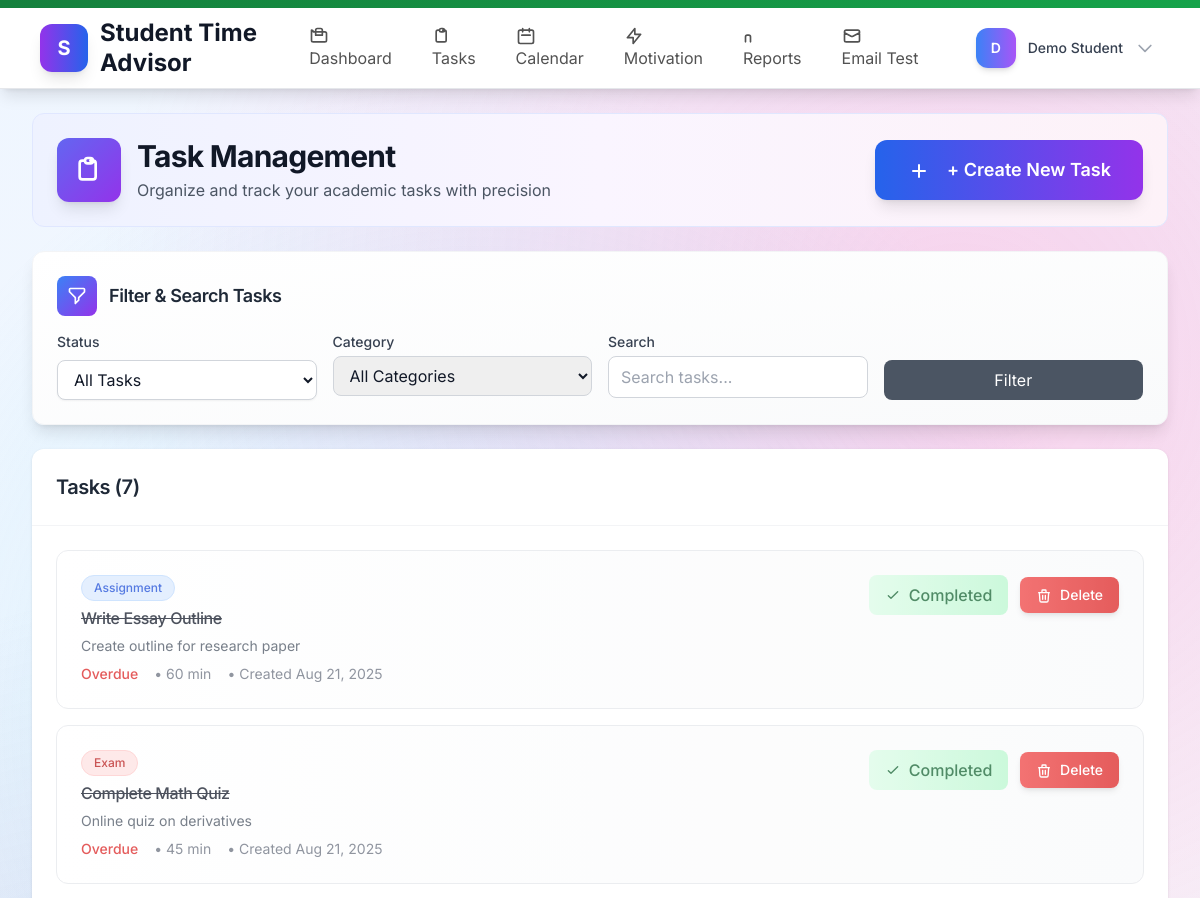
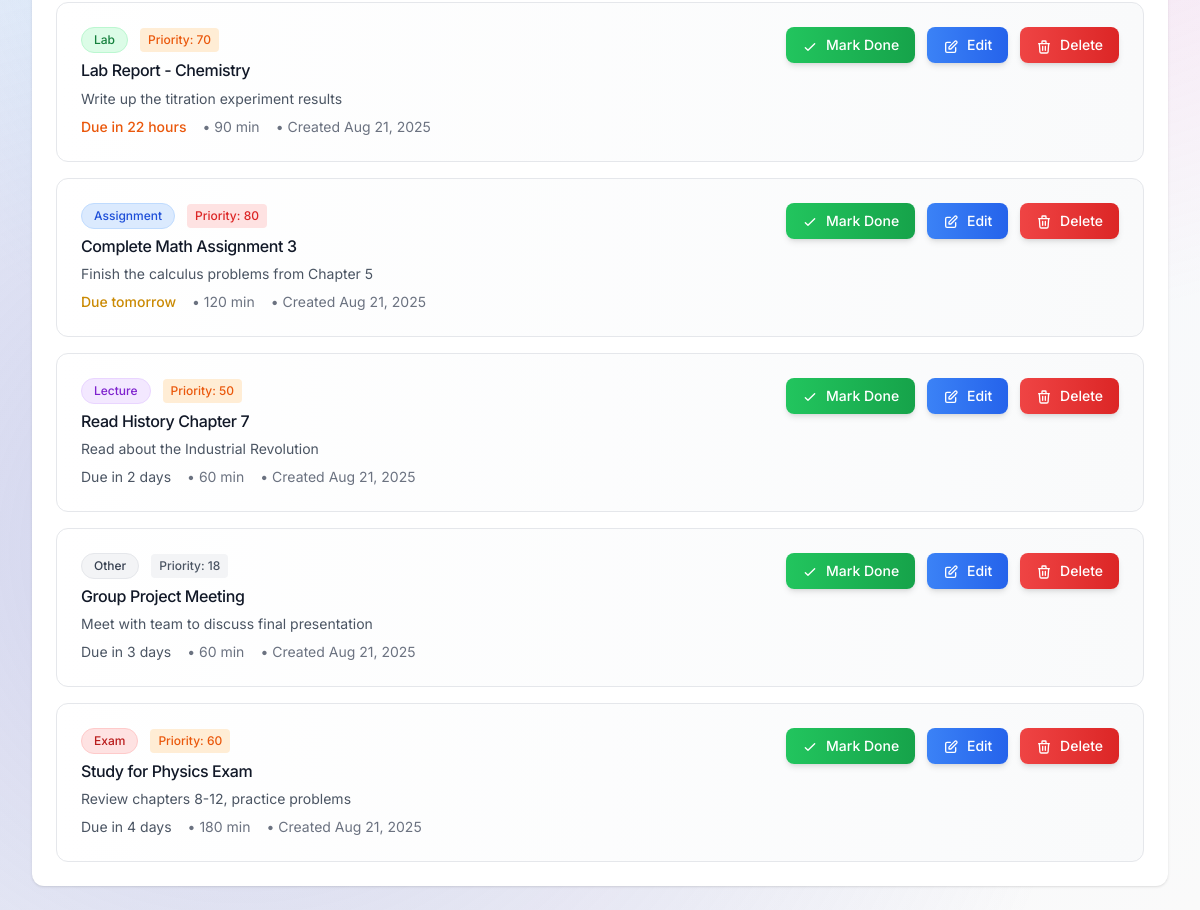
The app's page /public/tasks.php (signed in) with its own data (2 pictures, top to bottom).
### tables this page shows
CREATE TABLE tasks (
  id INT AUTO_INCREMENT PRIMARY KEY,
  user_id INT NOT NULL,
  title VARCHAR(255) NOT NULL,
  description TEXT,
  category ENUM('Lecture','Lab','Exam','Assignment','Other') DEFAULT 'Other',
  priority ENUM('Low','Medium','High','Urgent') DEFAULT 'Medium',
  due_at DATETIME NOT NULL,
  estimated_minutes INT DEFAULT 60,
  actual_minutes INT NULL,  
  completed TINYINT(1) DEFAULT 0,
  completed_at DATETIME NULL,
  created_at TIMESTAMP DEFAULT CURRENT_TIMESTAMP,
  updated_at TIMESTAMP NULL DEFAULT NULL ON UPDATE CURRENT_TIMESTAMP,
  
  FOREIGN KEY (user_id) REFERENCES users(id) ON DELETE CASCADE,
  INDEX idx_user_due (user_id, due_at),
  INDEX idx_user_completed (user_id, completed),
  INDEX idx_user_category (user_id, category),
  INDEX idx_user_priority (user_id, priority),
  INDEX idx_due_at (due_at),
  INDEX idx_created_at (created_at)
);

### public/tasks.php (the view, shortened to what this page needs)
<?php
require_once __DIR__ . '/../includes/functions.php';
$user = current_user();
$pdo = DB::conn();
$filter_status = $_GET['status'] ?? 'all';
$search = trim($_GET['search'] ?? '');
$where_conditions = ["user_id = ?"];
$params = [$user['id']];
$where_clause = implode(' AND ', $where_conditions);
$stmt = $pdo->prepare("SELECT * FROM tasks WHERE $where_clause ORDER BY due_at ASC");
$stmt->execute($params);
$tasks = $stmt->fetchAll();
include __DIR__ . '/../includes/layout/header.php';
?>
<div class="space-y-6">
    <div class="bg-gradient-to-r from-indigo-50 via-purple-50 to-pink-50 rounded-xl p-6 mb-6 border border-indigo-100">
        <div class="flex flex-col sm:flex-row sm:items-center sm:justify-between">
            <div class="flex items-center space-x-4">
                <div class="w-16 h-16 bg-gradient-to-br from-indigo-500 to-purple-600 rounded-xl flex items-center justify-center shadow-lg">
                    <svg class="w-8 h-8 text-white" fill="none" stroke="currentColor" viewBox="0 0 24 24">
                        <path stroke-linecap="round" stroke-linejoin="round" stroke-width="2" d="M9 5H7a2 2 0 00-2 2v10a2 2 0 002 2h8a2 2 0 002-2V7a2 2 0 00-2-2h-2M9 5a2 2 0 002 2h2a2 2 0 002-2M9 5a2 2 0 012-2h2a2 2 0 012 2"></path>
                    </svg>
                </div>
                <div>
                    <h1 class="text-3xl font-bold text-gray-900">Task Management</h1>
                    <p class="text-gray-600 mt-1">Organize and track your academic tasks with precision</p>
                </div>
            </div>
            <div class="flex gap-3 mt-4 sm:mt-0">
                <button onclick="document.getElementById('createTaskModal').classList.remove('hidden')"
                        class="bg-gradient-to-r from-blue-600 to-purple-600 text-white px-8 py-4 rounded-xl hover:from-blue-700 hover:to-purple-700 transition-all duration-300 font-semibold shadow-lg hover:shadow-xl transform hover:-translate-y-1 text-lg">
                    <svg class="w-6 h-6 inline mr-3" fill="none" stroke="currentColor" viewBox="0 0 24 24">
                        <path stroke-linecap="round" stroke-linejoin="round" stroke-width="2" d="M12 6v6m0 0v6m0-6h6m-6 0H6"></path>
                    </svg>
                    + Create New Task
                </button>
            </div>
        </div>
    </div>
    <div class="bg-gradient-to-br from-white to-gray-50 rounded-xl shadow-lg p-6 border border-gray-100">
        <div class="flex items-center mb-4">
            <div class="w-10 h-10 bg-gradient-to-br from-blue-500 to-purple-600 rounded-lg flex items-center justify-center mr-3">
            </div>
            <h3 class="text-lg font-semibold text-gray-800">Filter & Search Tasks</h3>
        </div>
        <form method="get" class="grid grid-cols-1 md:grid-cols-4 gap-4">
            <div>
                <label class="block text-sm font-medium text-gray-700 mb-2">Status</label>
                <select name="status" class="w-full border border-gray-300 rounded-lg px-3 py-2 focus:ring-2 focus:ring-blue-500 focus:border-blue-500 bg-white shadow-sm">
                    <option value="all" <?php echo $filter_status === 'all' ? 'selected' : ''; ?>>All Tasks</option>
                </select>
            </div>
            <div>
                <label class="block text-sm font-medium text-gray-700 mb-1">Category</label>
                <select name="category" class="w-full border border-gray-300 rounded-lg px-3 py-2 focus:ring-2 focus:ring-blue-500 focus:border-blue-500">
                    <option value="all">All Categories</option>
                </select>
            </div>
            <div>
                <label class="block text-sm font-medium text-gray-700 mb-1">Search</label>
                <input type="text" name="search" value="<?php echo h($search); ?>"
                       placeholder="Search tasks..."
                       class="w-full border border-gray-300 rounded-lg px-3 py-2 focus:ring-2 focus:ring-blue-500 focus:border-blue-500">
            </div>
            <div class="flex items-end">
                <button type="submit" class="w-full bg-gray-600 text-white px-4 py-2 rounded-lg hover:bg-gray-700 transition-colors">
                    Filter
                </button>
            </div>
        </form>
    </div>
    <div class="bg-white rounded-xl shadow">
        <div class="p-6 border-b border-gray-100">
            <h2 class="text-xl font-semibold text-gray-800">
                Tasks (<?php echo count($tasks); ?>)
            </h2>
        </div>
        <div class="p-6">
            <?php if (empty($tasks)): ?>
                <div class="text-center py-20">
                    <div class="w-24 h-24 bg-gradient-to-br from-blue-100 to-purple-100 rounded-full flex items-center justify-center mx-auto mb-8 shadow-lg">
                        <svg class="w-12 h-12 text-blue-500" fill="none" stroke="currentColor" viewBox="0 0 24 24">
                            <path stroke-linecap="round" stroke-linejoin="round" stroke-width="2" d="M9 5H7a2 2 0 00-2 2v10a2 2 0 002 2h8a2 2 0 002-2V7a2 2 0 00-2-2h-2M9 5a2 2 0 002 2h2a2 2 0 002-2M9 5a2 2 0 012-2h2a2 2 0 012 2"></path>
                        </svg>
                    </div>
                    <h3 class="text-3xl font-bold text-gray-800 mb-4">Ready to Get Organized? 🚀</h3>
                    <p class="text-lg text-gray-600 mb-8 max-w-md mx-auto">Create your first task and start building your academic success story. Track deadlines, manage priorities, and stay on top of your studies.</p>
                    <button onclick="document.getElementById('createTaskModal').classList.remove('hidden')"
                            class="bg-gradient-to-r from-blue-600 to-purple-600 text-white px-10 py-4 rounded-xl hover:from-blue-700 hover:to-purple-700 transition-all duration-300 font-bold shadow-xl hover:shadow-2xl transform hover:-translate-y-2 text-xl">
                        <svg class="w-7 h-7 inline mr-3" fill="none" stroke="currentColor" viewBox="0 0 24 24">
                            <path stroke-linecap="round" stroke-linejoin="round" stroke-width="2" d="M12 6v6m0 0v6m0-6h6m-6 0H6"></path>
                        </svg>
                        ✨ Create Your First Task
                    </button>
                    <p class="text-sm text-gray-500 mt-4">It only takes a few seconds to get started!</p>
                </div>
            <?php else: ?>
                <div class="space-y-4">
                    <?php foreach($tasks as $task): ?>
                        <div class="bg-gradient-to-r from-white to-gray-50 border border-gray-200 rounded-xl p-6 hover:shadow-lg transition-all duration-300 transform hover:-translate-y-1 <?php echo $task['completed'] ? 'opacity-75' : ''; ?>">
                            <div class="flex items-start justify-between">
                                <div class="flex-1">
                                    <div class="flex items-center gap-3 mb-2">
                                        <span class="px-3 py-1 text-xs font-medium rounded-full border <?php echo get_category_color($task['category']); ?>">
                                            <?php echo h($task['category']); ?>
                                        </span>
                                        <?php if (!$task['completed']): ?>
                                            <?php $priority = priority_score($task); ?>
                                            <?php if ($priority > 0): ?>
                                                <span class="px-2 py-1 text-xs font-medium rounded <?php echo get_priority_color($priority); ?>">
                                                    Priority: <?php echo $priority; ?>
                                                </span>
                                            <?php endif; ?>
                                        <?php endif; ?>
                                    </div>
                                    <h3 class="font-medium text-gray-900 mb-2 <?php echo $task['completed'] ? 'line-through text-gray-500' : ''; ?>">
                                        <?php echo h($task['title']); ?>
                                    </h3>
                                    <?php if ($task['description']): ?>
                                        <p class="text-sm text-gray-600 mb-2"><?php echo h($task['description']); ?></p>
                                    <?php endif; ?>
                                    <div class="flex items-center gap-4 text-sm text-gray-500">
                                        <span><?php echo format_due_date($task['due_at']); ?></span>
                                        <?php if ($task['estimated_minutes']): ?>
                                            <span>• <?php echo $task['estimated_minutes']; ?> min</span>
                                        <?php endif; ?>
                                        <span>• Created <?php echo date('M j, Y', strtotime($task['created_at'])); ?></span>
                                    </div>
                                </div>
                                <div class="flex items-center gap-3 ml-4">
                                    <?php if (!$task['completed']): ?>
                                        <form method="post" class="inline">
                                            <button type="submit" class="bg-gradient-to-r from-green-500 to-green-600 text-white px-4 py-2 rounded-lg text-sm hover:from-green-600 hover:to-green-700 transition-all duration-300 font-medium shadow-md hover:shadow-lg transform hover:-translate-y-0.5">
                                                <svg class="w-4 h-4 inline mr-1" fill="none" stroke="currentColor" viewBox="0 0 24 24">
                                                    <path stroke-linecap="round" stroke-linejoin="round" stroke-width="2" d="M5 13l4 4L19 7"></path>
                                                </svg>
                                                Mark Done
                                            </button>
                                        </form>
                                        <button onclick="editTask(<?php echo htmlspecialchars(json_encode($task)); ?>)"
                                                class="bg-gradient-to-r from-blue-500 to-blue-600 text-white px-4 py-2 rounded-lg text-sm hover:from-blue-600 hover:to-blue-700 transition-all duration-300 font-medium shadow-md hover:shadow-lg transform hover:-translate-y-0.5">
                                            <svg class="w-4 h-4 inline mr-1" fill="none" stroke="currentColor" viewBox="0 0 24 24">
                                                <path stroke-linecap="round" stroke-linejoin="round" stroke-width="2" d="M11 5H6a2 2 0 00-2 2v11a2 2 0 002 2h11a2 2 0 002-2v-5m-1.414-9.414a2 2 0 112.828 2.828L11.828 15H9v-2.828l8.586-8.586z"></path>
                                            </svg>
                                            Edit
                                        </button>
                                    <?php else: ?>
                                        <div class="flex items-center bg-gradient-to-r from-green-100 to-green-200 text-green-800 px-4 py-2 rounded-lg font-medium">
                                            <svg class="w-4 h-4 mr-2" fill="none" stroke="currentColor" viewBox="0 0 24 24">
                                                <path stroke-linecap="round" stroke-linejoin="round" stroke-width="2" d="M5 13l4 4L19 7"></path>
                                            </svg>
                                            Completed
                                        </div>
                                    <?php endif; ?>
                                    <form method="post" class="inline" onsubmit="return confirm('Are you sure you want to delete this task?')">
                                        <button type="submit" class="bg-gradient-to-r from-red-500 to-red-600 text-white px-4 py-2 rounded-lg text-sm hover:from-red-600 hover:to-red-700 transition-all duration-300 font-medium shadow-md hover:shadow-lg transform hover:-translate-y-0.5">
                                            <svg class="w-4 h-4 inline mr-1" fill="none" stroke="currentColor" viewBox="0 0 24 24">
                                                <path stroke-linecap="round" stroke-linejoin="round" stroke-width="2" d="M19 7l-.867 12.142A2 2 0 0116.138 21H7.862a2 2 0 01-1.995-1.858L5 7m5 4v6m4-6v6m1-10V4a1 1 0 00-1-1h-4a1 1 0 00-1 1v3M4 7h16"></path>
                                            </svg>
                                            Delete
                                        </button>
                                    </form>
                                </div>
                            </div>
                        </div>
                    <?php endforeach; ?>
                </div>
            <?php endif; ?>
        </div>
    </div>
</div>
<?php include __DIR__ . '/../includes/layout/footer.php'; ?>

### includes/functions.php (shortened to what this page needs)
<?php
function h($s){ return htmlspecialchars($s ?? '', ENT_QUOTES, 'UTF-8'); }
function category_weight($cat){
    switch($cat){
        case 'Exam': return 1.0;
        case 'Assignment': return 0.8;
        case 'Lab': return 0.7;
        case 'Lecture': return 0.5;
        default: return 0.3;
    }
}
function priority_score($task){
    $now = new DateTime();
    $due = new DateTime($task['due_at']);
    $days_left = max(0, (int)$now->diff($due)->format('%r%a'));
    $base = ($days_left <= 2) ? 100 : (($days_left <= 7) ? 60 : 30);
    $weight = category_weight($task['category']);
    $progress_factor = $task['completed'] ? 0 : 1;
    return $base * $weight * $progress_factor;
}
function get_priority_color($priority_score) {
    if ($priority_score >= 80) return 'text-red-600 bg-red-100';
    if ($priority_score >= 50) return 'text-orange-600 bg-orange-100';
    return 'text-gray-600 bg-gray-100';
}
function get_category_color($category) {
    switch($category) {
        case 'Exam': return 'bg-red-100 text-red-700 border-red-200';
        case 'Assignment': return 'bg-blue-100 text-blue-700 border-blue-200';
        case 'Lab': return 'bg-green-100 text-green-700 border-green-200';
        case 'Lecture': return 'bg-purple-100 text-purple-700 border-purple-200';
        default: return 'bg-gray-100 text-gray-700 border-gray-200';
    }
}
function format_due_date($due_at) {
    $now = new DateTime();
    $due = new DateTime($due_at);
    $diff = $now->diff($due);
    if ($due < $now) {
        return '<span class="text-red-600 font-medium">Overdue</span>';
    }
    if ($diff->days == 0) {
        return '<span class="text-orange-600 font-medium">Due in ' . $diff->h . ' hours</span>';
    }
    if ($diff->days == 1) {
        return '<span class="text-yellow-600 font-medium">Due tomorrow</span>';
    }
    return '<span class="text-gray-600">Due in ' . $diff->days . ' days</span>';
}

### records on screen
tasks: category "Assignment", title "Write Essay Outline", description "Create outline for research paper", shows "Overdue", estimated_minutes "60", created_at "Aug 21, 2025", completed 1 (drawn)
tasks: category "Exam", title "Complete Math Quiz", description "Online quiz on derivatives", shows "Overdue", estimated_minutes "45", created_at "Aug 21, 2025", completed 1 (drawn)
tasks: category "Lab", priority "70", title "Lab Report - Chemistry", description "Write up the titration experiment results", due_at "22", estimated_minutes "90", created_at "Aug 21, 2025"
tasks: category "Assignment", priority "80", title "Complete Math Assignment 3", description "Finish the calculus problems from Chapter 5", shows "Due tomorrow", estimated_minutes "120", created_at "Aug 21, 2025"
tasks: category "Lecture", priority "50", title "Read History Chapter 7", description "Read about the Industrial Revolution", days "2", estimated_minutes "60", created_at "Aug 21, 2025"
tasks: category "Other", priority "18", title "Group Project Meeting", description "Meet with team to discuss final presentation", days "3", estimated_minutes "60", created_at "Aug 21, 2025"
tasks: category "Exam", priority "60", title "Study for Physics Exam", description "Review chapters 8-12, practice problems", days "4", estimated_minutes "180", created_at "Aug 21, 2025"

### other values on screen
substr($user['name'] ?? 'U', 0, 1) "D"
$_SESSION['user']['name'] "Demo Student"
count($tasks) "7"
